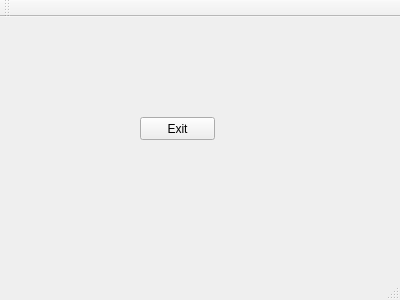
<?xml version="1.0" encoding="UTF-8"?>
<ui version="4.0">
 <class>MainWindow</class>
 <widget class="QMainWindow" name="MainWindow">
  <property name="geometry">
   <rect>
    <x>0</x>
    <y>0</y>
    <width>400</width>
    <height>300</height>
   </rect>
  </property>
  <property name="windowTitle">
   <string>MainWindow</string>
  </property>
  <widget class="QWidget" name="centralWidget">
   <widget class="QPushButton" name="btn_exit">
    <property name="geometry">
     <rect>
      <x>140</x>
      <y>100</y>
      <width>75</width>
      <height>23</height>
     </rect>
    </property>
    <property name="text">
     <string>Exit</string>
    </property>
   </widget>
  </widget>
  <widget class="QMenuBar" name="menuBar">
   <property name="geometry">
    <rect>
     <x>0</x>
     <y>0</y>
     <width>400</width>
     <height>23</height>
    </rect>
   </property>
  </widget>
  <widget class="QToolBar" name="mainToolBar">
   <attribute name="toolBarArea">
    <enum>TopToolBarArea</enum>
   </attribute>
   <attribute name="toolBarBreak">
    <bool>false</bool>
   </attribute>
  </widget>
  <widget class="QStatusBar" name="statusBar"/>
 </widget>
 <layoutdefault spacing="6" margin="11"/>
 <resources/>
 <connections/>
</ui>
